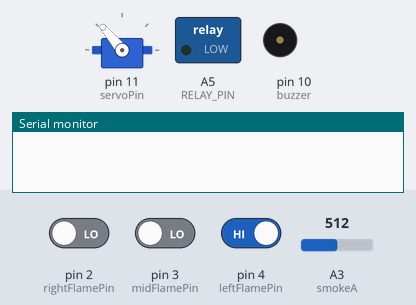
This sketch was run on a simulated Arduino Uno, built with avr-gcc and run on an emulated ATmega328P. On the bench: servo, switched loads named in the sketch (green lamp = pin HIGH), buzzer (waves = sounding), the last lines printed to the serial monitor. The test bench sets the inputs (shaded band); at power-on: pin 3 (midFlamePin) LOW, pin 2 (rightFlamePin) LOW, pin 4 (leftFlamePin) HIGH, A3 (smokeA) = 512.

Above: at 2.2 s.
2.3 s: pin 3 (midFlamePin) driven HIGH
At 5.0 s:
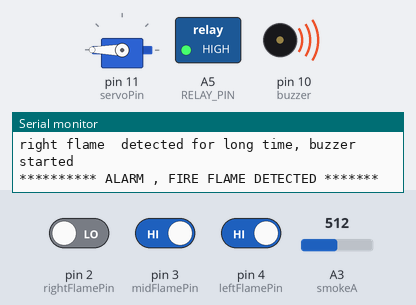
5.3 s: pin 2 (rightFlamePin) driven HIGH
At 6.6 s:
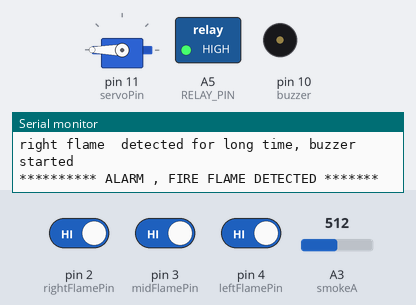
8.3 s: pin 4 (leftFlamePin) driven LOW
At 9.8 s:
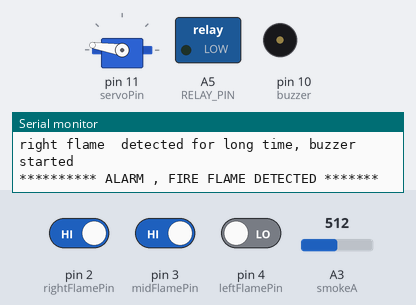
11.3 s: pin 4 (leftFlamePin) driven HIGH
At 12.8 s:
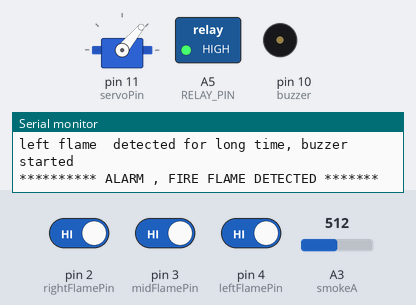
14.3 s: pin 4 (leftFlamePin) driven LOW
At 17.1 s:
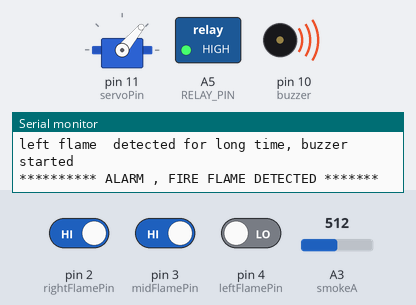
17.3 s: pin 3 (midFlamePin) driven LOW and pin 4 (leftFlamePin) driven HIGH
At 22.5 s:
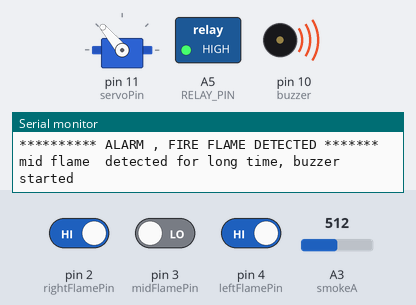
Timing chart, 0 to 22.8 s (numbered marks = the images above; inputs shaded):
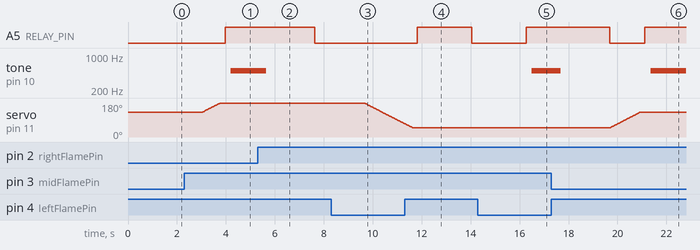

Measured:
- after the input at 2.3 s, A5 (RELAY_PIN): LOW → HIGH after 1.7 s instead of 0.92 s; tone on pin 10 (buzzer): silent → 500 Hz after 1.9 s instead of 1.2 s; servo on pin 11 (servoPin): moves from 130° to 180° over 0.75 s, starting after 0.72 s
- after the input at 5.3 s, A5 (RELAY_PIN): HIGH → LOW after 2.3 s; tone on pin 10 (buzzer): 500 Hz → silent after 0.34 s
- after the input at 8.3 s, servo on pin 11 (servoPin): moves from 180° to 71° over 1.6 s, starting after 1.4 s
- after the input at 11.3 s, tone on pin 10 (buzzer): stays silent (without the input it goes to 500 Hz after 0.75 s)
- after the input at 14.3 s, A5 (RELAY_PIN): LOW → HIGH after 2.0 s; tone on pin 10 (buzzer): silent → 500 Hz after 2.2 s
- after the input at 17.3 s, A5 (RELAY_PIN): HIGH → LOW after 2.4 s, → HIGH 1.4 s later; tone on pin 10 (buzzer): 500 Hz → silent after 0.39 s, → 500 Hz 3.7 s later; servo on pin 11 (servoPin): moves from 50° to 130° over 1.2 s, starting after 2.4 s

The sketch:

Fire_figher.ino
```cpp
#include <Arduino.h>
#include<Servo.h>
Servo Myservo; // servo motor variable
// pins for bluetooth 0 1
// pins for flame detector : 2 3 4
// pins for smoke detector : A0 A1
// pins for water pump : A5
// pin for buzzer = 10
// pin for servo motor  = 11
// servo position  : 50 degree  : left , 130degree : mid , 180 degree: right
int servoLeftPos = 50;
int servoMidPos = 130;
int servoRightPos = 180;
int servoCurrentPos ;

// flame sensor pins
int leftFlamePin = 4;
int midFlamePin = 3;
int rightFlamePin = 2;

int servoPin = 11; // servo motor pin
int smokeA = A3;		//A0 analog pin for smoke sensor

int buzzer = 10;		// 10 no. pin for buzzer
int thresSensor = 700;		// adjust this relatively
//output and input pin setup. usable pins remaining are 2,3,4,5,6,7,8,9,12(9 pins)

// variables for flame sensor
int flamePin;
int flame_LED;
int flame;

int flameDetected = 0;		// flag if flame is detected;
// time calculation , smokeStartTime : starting time of detecting smoke, flameStartTIme : starting time of detecting flame
unsigned long int smokeStartTime = 0, currentTime, flameStartTime = 0;
int smokeFire = 0;		// check if fire detected through smoke
// zero for no smoke still
// 1 for smoke detected previously , timer counting
// 2 much smoke , make buzzer alarm, send to bluetooth
int minTimeToSetSmokeAlarm = 4000;
int minTimeToSetFlameAlarm = 2000;
unsigned long StartTime = 1002;
unsigned long endTime = 0;
//setup flame sensor
void setup_flame_sensor ()
{
  //flamePin= 2;
  //flame_LED = 12;//
  pinMode (leftFlamePin, INPUT);
  pinMode (midFlamePin, INPUT);
  pinMode (rightFlamePin, INPUT);


  //pinMode(flame_LED,OUTPUT);
  flame = HIGH;
}


// variable for water pump & relay
const int RELAY_PIN = A5;	// the Arduino pin, which connects to the IN pin of relay

//
void setup_relay_pin ()
{
  // initialize digital pin A5 as an output.
  pinMode (RELAY_PIN, OUTPUT);
}

void setup ()
{


  // pinMode(redLight,OUTPUT);
  //pinMode(greenLight,OUTPUT);
  pinMode (buzzer, OUTPUT);
  //input from smoke sensor, output in buzzer, led and bluetooth
  pinMode (smokeA, INPUT);
  //pinMode (smokeB, INPUT);
  Myservo.attach (servoPin);
  Myservo.write (servoMidPos);
  servoCurrentPos = servoMidPos;
  delay (1000);

  setup_flame_sensor ();
  setup_relay_pin ();
  Serial.begin (9600);


}
// this function rotates the servo motor
void rotateServo(int prevPos, int nextPos)
{
  if(prevPos<nextPos){
  for(int pos=prevPos;pos<=nextPos;pos++){
      Myservo.write(pos);
      delay(15);
  }
  }
  else
  {
    for(int pos=prevPos;pos>=nextPos;pos--){
      Myservo.write(pos);
      delay(15);
  }
  }
}
/*This function detects smoke and rings buzzer. greenlight on means no smoke detected.
if smoke is detected, then buzzer will ring and red light will be on.
*/

int smoke_detection_and_buzzer ()
{
  int analogSensr = analogRead (smokeA);	// reading analog reading of smoke sensor

  //serial.print ("Smoke sense : Pin A0: ");

  //serial.print (analogSensr);

  if (analogSensr > thresSensor)
    {				// if smoke reading is > 700 then buzzer will ring
      //digitalWrite(redLight,HIGH);
      //digitalWrite(greenLight,LOW);
      //tone (buzzer, 500);
      //Serial.println (" smoke detected YES");	//prints reading and "YES" on the phone via bluetooth
      return 1;
    }
  else
    {
      //Serial.print ("No Smoke");	// if smoke reading is <= 700 then greenlight will be on
      //noTone (buzzer);
      return 0;
    }
}

int detect_flame (int flamePin)
{
  flame = digitalRead (flamePin);
  //serial.println ("flame : ");
  //serial.println (flame);
  if (flame == LOW)
    {
      flameDetected = 1;
      //serial.print (flamePin);
      //Serial.println (" :   *******  fire ******");
      return 1;			// fire detected
      //digitalWrite(flame_LED,HIGH);
    }

  else
    {
      flameDetected = 0;
      //serial.print (flamePin);
      //Serial.println ("   :  No fire");
      return 0;			// no fire
      //digitalWrite(flame_LED,LOW);
    }
}


// start pump

void start_water_pump ()
{
  // delay to save pump from sudden on off
  delay (200);

  digitalWrite (RELAY_PIN, HIGH);	// turn on pump 5 seconds
  /*
     delay(1000);
     digitalWrite(RELAY_PIN, LOW);  // turn off pump 5 seconds
     delay(1000);
   */
}

void shut_water_pump ()
{
  delay (2000);			// run water pump for 2 more seconds
  digitalWrite (RELAY_PIN, LOW);	// turn off pump
}

void detect_fire ()
{
  int flameDetect1, flameDetect2, flameDetect3, smokeDetect1;
  smokeDetect1 = smoke_detection_and_buzzer ();	// check smoke
  // if smoke detected
  if (smokeDetect1)
    {
      // if smoke is not detected before
      if (smokeStartTime == 0)
	{
	  smokeStartTime = millis ();
	  smokeFire = 1;
	  //Serial.println ("smoke detected for first time ");
	}
      // if smoke is detected before check if smoke was for 4 seconds
      else if (smokeFire == 1)
	{
	  currentTime = millis ();
	  if ((currentTime - smokeStartTime) >= minTimeToSetSmokeAlarm)
	    {
	      tone (buzzer, 500);
	      Serial.println ("buzzer started : ******** ALARM , SMOKE DETECTED ******** ");
	      smokeFire = 2;
	      Serial.println ("smoke for long time, buzzer & pump started ");
	      start_water_pump ();
	    }
	}


    }
  else
    {
      smokeStartTime = 0;
      smokeFire = 0;
      noTone (buzzer);
      if (flameDetected == 0)
	{
	  shut_water_pump ();
	}
    }
  flameDetect1 = detect_flame (leftFlamePin);
  if (flameDetect1)
    {
      // make servo to rotate to flame 1
      rotateServo(servoCurrentPos,servoLeftPos);
      servoCurrentPos = servoLeftPos;
      //Myservo.write (servoLeftPos);
      //Serial.println (" servo in left position ");
      flameStartTime = millis ();
      start_water_pump ();
      //Serial.println (" Water pump started for flame 1 left ");
      while (flameDetect1)
	{
	  flameDetect1 = detect_flame (leftFlamePin);
	  delay (200);
	  currentTime = millis ();
	  if ((flameStartTime - currentTime) > minTimeToSetFlameAlarm)
	    {
	      Serial.println ("left flame  detected for long time, buzzer started\n\n********** ALARM , FIRE FLAME DETECTED ******* ");

	      tone (buzzer, 500);
	      //Serial.println ("buzzer started 1 ");
	    }
	}
      noTone (buzzer);
      //Serial.println ("buzzer off ");
      flameStartTime = 0;
      shut_water_pump ();
      //Serial.println (" Water pump off ");
    }

  //delay(500);  // delay so that next flame detection function is not called within previous &
  // the values won;t overlap
  flameDetect2 = detect_flame (midFlamePin);
  if (flameDetect2)
    {
      // make servo to rotate to flame 2
      rotateServo(servoCurrentPos,servoMidPos);
      servoCurrentPos = servoMidPos;
      //Myservo.write (servoMidPos);
      //Serial.println (" servo in mid position ");
      flameStartTime = millis ();
      start_water_pump ();
     // Serial.println (" Water pump started for flame 2 mid ");
      while (flameDetect2)
	{
	  flameDetect2 = detect_flame (midFlamePin);
	  delay (200);
	  currentTime = millis ();
	  if ((flameStartTime - currentTime) > minTimeToSetFlameAlarm)
	    {
	      Serial.println ("mid flame  detected for long time, buzzer started\n\n********** ALARM , FIRE FLAME DETECTED ******* ");
	      tone (buzzer, 500);
	      //Serial.println ("buzzer started 2 ");
	    }
	}
      noTone (buzzer);
      //Serial.println ("buzzer stopped ");
      flameStartTime = 0;
      shut_water_pump ();
     // Serial.println (" Water pump off ");
    }
  //delay(500);
  flameDetect3 = detect_flame (rightFlamePin);

  if (flameDetect3)
    {
      // make servo to rotate to flame 3
      rotateServo(servoCurrentPos,servoRightPos);
      servoCurrentPos = servoRightPos;
      //Myservo.write (servoRightPos);
      //Serial.println (" servo in right position ");
      flameStartTime = millis ();
      start_water_pump ();
      //Serial.println (" Water pump started for flame 3 right ");
      while (flameDetect3)
	{
	  flameDetect3 = detect_flame (rightFlamePin);
	  delay (200);
	  currentTime = millis ();
	  if ((flameStartTime - currentTime) > minTimeToSetFlameAlarm)
	    {
	      Serial.println ("right flame  detected for long time, buzzer started\n\n********** ALARM , FIRE FLAME DETECTED ******* ");
	      tone (buzzer, 500);
	      //Serial.println ("buzzer started 3 ");
	    }
	}
      noTone (buzzer);
      //Serial.println ("buzzer stopped ");
      flameStartTime = 0;
      shut_water_pump ();
    //  Serial.println (" Water pump off ");
    }
  //delay(500);
  /*
     if (flameDetect1 || flameDetect2 || flameDetect3 || smokeDetect1)
     {

     //find which flameDetected, then move the pipe using the servo motor to that direction
     //start_water_pump();


     start_water_pump ();

     Serial.println (" Water pump started ");


     }
     else
     {
     //delay(500);
     shut_water_pump ();
     Serial.println (" Water pump off ");

     }
   */
}

void loop ()
{


  //smoke_detection_and_buzzer();//for smoke detection
  //start_water_pump();
  detect_fire ();


}
```
